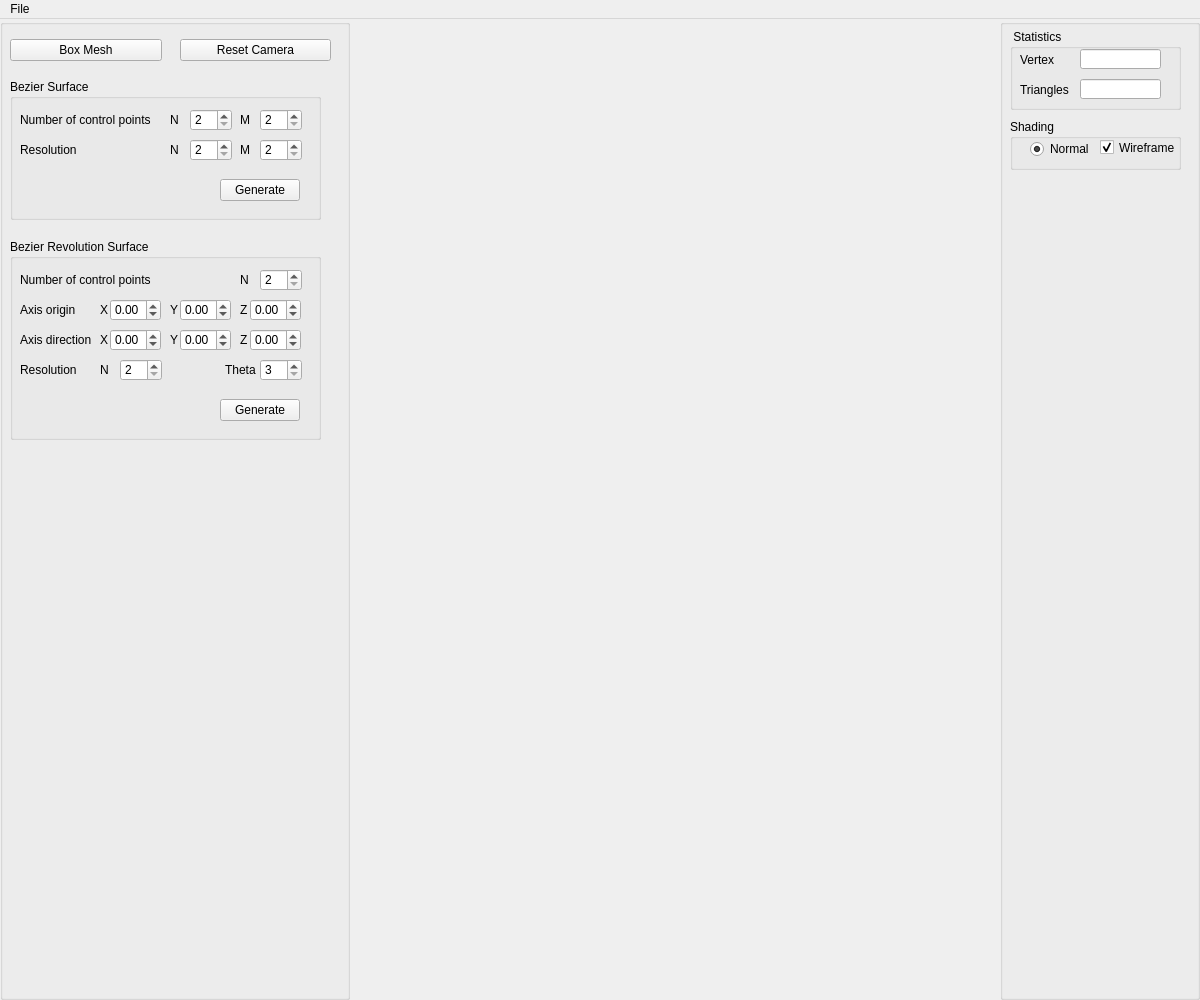
<?xml version="1.0" encoding="UTF-8"?>
<ui version="4.0">
 <class>Assets</class>
 <widget class="QMainWindow" name="Assets">
  <property name="geometry">
   <rect>
    <x>0</x>
    <y>0</y>
    <width>1200</width>
    <height>1000</height>
   </rect>
  </property>
  <property name="minimumSize">
   <size>
    <width>420</width>
    <height>300</height>
   </size>
  </property>
  <property name="windowTitle">
   <string>Implicit Terrain</string>
  </property>
  <widget class="QWidget" name="centralwidget">
   <layout class="QHBoxLayout">
    <property name="spacing">
     <number>0</number>
    </property>
    <property name="leftMargin">
     <number>0</number>
    </property>
    <property name="topMargin">
     <number>0</number>
    </property>
    <property name="rightMargin">
     <number>0</number>
    </property>
    <property name="bottomMargin">
     <number>0</number>
    </property>
    <item>
     <widget class="QGroupBox" name="Objects_groupBox">
      <property name="enabled">
       <bool>true</bool>
      </property>
      <property name="sizePolicy">
       <sizepolicy hsizetype="Fixed" vsizetype="Minimum">
        <horstretch>0</horstretch>
        <verstretch>0</verstretch>
       </sizepolicy>
      </property>
      <property name="minimumSize">
       <size>
        <width>350</width>
        <height>250</height>
       </size>
      </property>
      <property name="title">
       <string/>
      </property>
      <widget class="QGroupBox" name="bs_groupBox">
       <property name="geometry">
        <rect>
         <x>10</x>
         <y>60</y>
         <width>311</width>
         <height>141</height>
        </rect>
       </property>
       <property name="title">
        <string>Bezier Surface</string>
       </property>
       <widget class="QSpinBox" name="bs_n">
        <property name="geometry">
         <rect>
          <x>180</x>
          <y>30</y>
          <width>42</width>
          <height>22</height>
         </rect>
        </property>
        <property name="minimum">
         <number>2</number>
        </property>
        <property name="maximum">
         <number>42</number>
        </property>
       </widget>
       <widget class="QSpinBox" name="bs_m">
        <property name="geometry">
         <rect>
          <x>250</x>
          <y>30</y>
          <width>42</width>
          <height>22</height>
         </rect>
        </property>
        <property name="minimum">
         <number>2</number>
        </property>
        <property name="maximum">
         <number>42</number>
        </property>
       </widget>
       <widget class="QLabel" name="label">
        <property name="geometry">
         <rect>
          <x>10</x>
          <y>30</y>
          <width>141</width>
          <height>21</height>
         </rect>
        </property>
        <property name="text">
         <string>Number of control points</string>
        </property>
       </widget>
       <widget class="QLabel" name="label_4">
        <property name="geometry">
         <rect>
          <x>160</x>
          <y>30</y>
          <width>16</width>
          <height>21</height>
         </rect>
        </property>
        <property name="text">
         <string>N</string>
        </property>
       </widget>
       <widget class="QLabel" name="label_5">
        <property name="geometry">
         <rect>
          <x>230</x>
          <y>30</y>
          <width>16</width>
          <height>21</height>
         </rect>
        </property>
        <property name="text">
         <string>M</string>
        </property>
       </widget>
       <widget class="QLabel" name="label_6">
        <property name="geometry">
         <rect>
          <x>10</x>
          <y>60</y>
          <width>141</width>
          <height>21</height>
         </rect>
        </property>
        <property name="text">
         <string>Resolution</string>
        </property>
       </widget>
       <widget class="QSpinBox" name="bs_nRes">
        <property name="geometry">
         <rect>
          <x>180</x>
          <y>60</y>
          <width>42</width>
          <height>22</height>
         </rect>
        </property>
        <property name="minimum">
         <number>2</number>
        </property>
        <property name="maximum">
         <number>100</number>
        </property>
       </widget>
       <widget class="QSpinBox" name="bs_mRes">
        <property name="geometry">
         <rect>
          <x>250</x>
          <y>60</y>
          <width>42</width>
          <height>22</height>
         </rect>
        </property>
        <property name="minimum">
         <number>2</number>
        </property>
        <property name="maximum">
         <number>100</number>
        </property>
       </widget>
       <widget class="QLabel" name="label_7">
        <property name="geometry">
         <rect>
          <x>160</x>
          <y>60</y>
          <width>16</width>
          <height>21</height>
         </rect>
        </property>
        <property name="text">
         <string>N</string>
        </property>
       </widget>
       <widget class="QLabel" name="label_8">
        <property name="geometry">
         <rect>
          <x>230</x>
          <y>60</y>
          <width>16</width>
          <height>21</height>
         </rect>
        </property>
        <property name="text">
         <string>M</string>
        </property>
       </widget>
       <widget class="QPushButton" name="bs_genButton">
        <property name="geometry">
         <rect>
          <x>210</x>
          <y>100</y>
          <width>80</width>
          <height>22</height>
         </rect>
        </property>
        <property name="text">
         <string>Generate</string>
        </property>
       </widget>
      </widget>
      <widget class="QPushButton" name="boxMesh">
       <property name="geometry">
        <rect>
         <x>10</x>
         <y>20</y>
         <width>152</width>
         <height>22</height>
        </rect>
       </property>
       <property name="toolTip">
        <string>&lt;!DOCTYPE HTML PUBLIC &quot;-//W3C//DTD HTML 4.0//EN&quot; &quot;http://www.w3.org/TR/REC-html40/strict.dtd&quot;&gt;
&lt;html&gt;&lt;head&gt;&lt;meta name=&quot;qrichtext&quot; content=&quot;1&quot; /&gt;&lt;style type=&quot;text/css&quot;&gt;
p, li { white-space: pre-wrap; }
&lt;/style&gt;&lt;/head&gt;&lt;body style=&quot; font-family:'MS Shell Dlg 2'; font-size:8pt; font-weight:400; font-style:normal;&quot;&gt;
&lt;p style=&quot; margin-top:0px; margin-bottom:0px; margin-left:0px; margin-right:0px; -qt-block-indent:0; text-indent:0px;&quot;&gt;&lt;span style=&quot; color:#5500ff;&quot;&gt;Callback #01&lt;/span&gt;&lt;/p&gt;
&lt;p style=&quot; margin-top:0px; margin-bottom:0px; margin-left:0px; margin-right:0px; -qt-block-indent:0; text-indent:0px;&quot;&gt;&lt;span style=&quot; font-style:italic; color:#aa00ff;&quot;&gt;Create Eurographics 1996 Bear&lt;/span&gt;&lt;/p&gt;&lt;/body&gt;&lt;/html&gt;</string>
       </property>
       <property name="text">
        <string>Box Mesh</string>
       </property>
       <property name="checkable">
        <bool>false</bool>
       </property>
      </widget>
      <widget class="QPushButton" name="resetcameraButton">
       <property name="geometry">
        <rect>
         <x>180</x>
         <y>20</y>
         <width>151</width>
         <height>22</height>
        </rect>
       </property>
       <property name="toolTip">
        <string>&lt;html&gt;&lt;head/&gt;&lt;body&gt;&lt;p&gt;&lt;span style=&quot; color:#5500ff;&quot;&gt;Callback #03&lt;/span&gt;&lt;/p&gt;&lt;p&gt;&lt;span style=&quot; font-style:italic; color:#aa00ff;&quot;&gt;Create Eurographics 1996 Bird&lt;/span&gt;&lt;/p&gt;&lt;/body&gt;&lt;/html&gt;</string>
       </property>
       <property name="text">
        <string>Reset Camera</string>
       </property>
       <property name="checkable">
        <bool>true</bool>
       </property>
       <property name="autoDefault">
        <bool>false</bool>
       </property>
       <property name="default">
        <bool>false</bool>
       </property>
       <property name="flat">
        <bool>false</bool>
       </property>
      </widget>
      <widget class="QGroupBox" name="revo_groupBox_2">
       <property name="geometry">
        <rect>
         <x>10</x>
         <y>220</y>
         <width>311</width>
         <height>201</height>
        </rect>
       </property>
       <property name="title">
        <string>Bezier Revolution Surface</string>
       </property>
       <widget class="QSpinBox" name="revo_n">
        <property name="geometry">
         <rect>
          <x>250</x>
          <y>30</y>
          <width>42</width>
          <height>22</height>
         </rect>
        </property>
        <property name="minimum">
         <number>2</number>
        </property>
        <property name="maximum">
         <number>42</number>
        </property>
       </widget>
       <widget class="QLabel" name="label_9">
        <property name="geometry">
         <rect>
          <x>10</x>
          <y>30</y>
          <width>131</width>
          <height>21</height>
         </rect>
        </property>
        <property name="text">
         <string>Number of control points</string>
        </property>
       </widget>
       <widget class="QLabel" name="label_11">
        <property name="geometry">
         <rect>
          <x>230</x>
          <y>30</y>
          <width>16</width>
          <height>21</height>
         </rect>
        </property>
        <property name="text">
         <string>N</string>
        </property>
       </widget>
       <widget class="QLabel" name="label_12">
        <property name="geometry">
         <rect>
          <x>10</x>
          <y>120</y>
          <width>81</width>
          <height>21</height>
         </rect>
        </property>
        <property name="text">
         <string>Resolution</string>
        </property>
       </widget>
       <widget class="QSpinBox" name="revo_nRes">
        <property name="geometry">
         <rect>
          <x>110</x>
          <y>120</y>
          <width>42</width>
          <height>22</height>
         </rect>
        </property>
        <property name="minimum">
         <number>2</number>
        </property>
        <property name="maximum">
         <number>100</number>
        </property>
       </widget>
       <widget class="QSpinBox" name="revo_thetaRes">
        <property name="geometry">
         <rect>
          <x>250</x>
          <y>120</y>
          <width>42</width>
          <height>22</height>
         </rect>
        </property>
        <property name="minimum">
         <number>3</number>
        </property>
        <property name="maximum">
         <number>100</number>
        </property>
        <property name="value">
         <number>3</number>
        </property>
       </widget>
       <widget class="QLabel" name="label_13">
        <property name="geometry">
         <rect>
          <x>90</x>
          <y>120</y>
          <width>16</width>
          <height>21</height>
         </rect>
        </property>
        <property name="text">
         <string>N</string>
        </property>
       </widget>
       <widget class="QLabel" name="label_14">
        <property name="geometry">
         <rect>
          <x>215</x>
          <y>120</y>
          <width>31</width>
          <height>21</height>
         </rect>
        </property>
        <property name="text">
         <string>Theta</string>
        </property>
       </widget>
       <widget class="QPushButton" name="revo_genButton">
        <property name="geometry">
         <rect>
          <x>210</x>
          <y>160</y>
          <width>80</width>
          <height>22</height>
         </rect>
        </property>
        <property name="text">
         <string>Generate</string>
        </property>
       </widget>
       <widget class="QLabel" name="label_15">
        <property name="geometry">
         <rect>
          <x>10</x>
          <y>60</y>
          <width>91</width>
          <height>21</height>
         </rect>
        </property>
        <property name="text">
         <string>Axis origin</string>
        </property>
       </widget>
       <widget class="QDoubleSpinBox" name="revo_zOrigin">
        <property name="geometry">
         <rect>
          <x>240</x>
          <y>60</y>
          <width>51</width>
          <height>22</height>
         </rect>
        </property>
        <property name="minimum">
         <double>-100.000000000000000</double>
        </property>
        <property name="maximum">
         <double>100.000000000000000</double>
        </property>
       </widget>
       <widget class="QDoubleSpinBox" name="revo_yOrigin">
        <property name="geometry">
         <rect>
          <x>170</x>
          <y>60</y>
          <width>51</width>
          <height>22</height>
         </rect>
        </property>
        <property name="minimum">
         <double>-100.000000000000000</double>
        </property>
        <property name="maximum">
         <double>100.000000000000000</double>
        </property>
       </widget>
       <widget class="QDoubleSpinBox" name="revo_xOrigin">
        <property name="geometry">
         <rect>
          <x>100</x>
          <y>60</y>
          <width>51</width>
          <height>22</height>
         </rect>
        </property>
        <property name="minimum">
         <double>-100.000000000000000</double>
        </property>
        <property name="maximum">
         <double>100.000000000000000</double>
        </property>
       </widget>
       <widget class="QLabel" name="label_16">
        <property name="geometry">
         <rect>
          <x>230</x>
          <y>60</y>
          <width>16</width>
          <height>21</height>
         </rect>
        </property>
        <property name="text">
         <string>Z</string>
        </property>
       </widget>
       <widget class="QLabel" name="label_17">
        <property name="geometry">
         <rect>
          <x>160</x>
          <y>60</y>
          <width>16</width>
          <height>21</height>
         </rect>
        </property>
        <property name="text">
         <string>Y</string>
        </property>
       </widget>
       <widget class="QLabel" name="label_18">
        <property name="geometry">
         <rect>
          <x>90</x>
          <y>60</y>
          <width>16</width>
          <height>21</height>
         </rect>
        </property>
        <property name="text">
         <string>X</string>
        </property>
       </widget>
       <widget class="QLabel" name="label_19">
        <property name="geometry">
         <rect>
          <x>10</x>
          <y>90</y>
          <width>71</width>
          <height>21</height>
         </rect>
        </property>
        <property name="text">
         <string>Axis direction</string>
        </property>
       </widget>
       <widget class="QDoubleSpinBox" name="revo_zDirection">
        <property name="geometry">
         <rect>
          <x>240</x>
          <y>90</y>
          <width>51</width>
          <height>22</height>
         </rect>
        </property>
        <property name="minimum">
         <double>-100.000000000000000</double>
        </property>
        <property name="maximum">
         <double>100.000000000000000</double>
        </property>
       </widget>
       <widget class="QLabel" name="label_20">
        <property name="geometry">
         <rect>
          <x>230</x>
          <y>90</y>
          <width>16</width>
          <height>21</height>
         </rect>
        </property>
        <property name="text">
         <string>Z</string>
        </property>
       </widget>
       <widget class="QLabel" name="label_21">
        <property name="geometry">
         <rect>
          <x>160</x>
          <y>90</y>
          <width>16</width>
          <height>21</height>
         </rect>
        </property>
        <property name="text">
         <string>Y</string>
        </property>
       </widget>
       <widget class="QDoubleSpinBox" name="revo_yDirection">
        <property name="geometry">
         <rect>
          <x>170</x>
          <y>90</y>
          <width>51</width>
          <height>22</height>
         </rect>
        </property>
        <property name="minimum">
         <double>-100.000000000000000</double>
        </property>
        <property name="maximum">
         <double>100.000000000000000</double>
        </property>
       </widget>
       <widget class="QDoubleSpinBox" name="revo_xDirection">
        <property name="geometry">
         <rect>
          <x>100</x>
          <y>90</y>
          <width>51</width>
          <height>22</height>
         </rect>
        </property>
        <property name="minimum">
         <double>-100.000000000000000</double>
        </property>
        <property name="maximum">
         <double>100.000000000000000</double>
        </property>
       </widget>
       <widget class="QLabel" name="label_22">
        <property name="geometry">
         <rect>
          <x>90</x>
          <y>90</y>
          <width>16</width>
          <height>21</height>
         </rect>
        </property>
        <property name="text">
         <string>X</string>
        </property>
       </widget>
      </widget>
     </widget>
    </item>
    <item>
     <widget class="QWidget" name="widget_GL" native="true"/>
    </item>
    <item>
     <widget class="QGroupBox" name="Parameters_groupBox">
      <property name="sizePolicy">
       <sizepolicy hsizetype="Maximum" vsizetype="Minimum">
        <horstretch>0</horstretch>
        <verstretch>0</verstretch>
       </sizepolicy>
      </property>
      <property name="minimumSize">
       <size>
        <width>200</width>
        <height>141</height>
       </size>
      </property>
      <property name="title">
       <string/>
      </property>
      <widget class="QGroupBox" name="groupBox_4">
       <property name="geometry">
        <rect>
         <x>10</x>
         <y>10</y>
         <width>171</width>
         <height>81</height>
        </rect>
       </property>
       <property name="title">
        <string> Statistics</string>
       </property>
       <widget class="QLabel" name="label_2">
        <property name="geometry">
         <rect>
          <x>10</x>
          <y>20</y>
          <width>61</width>
          <height>21</height>
         </rect>
        </property>
        <property name="text">
         <string>Vertex</string>
        </property>
       </widget>
       <widget class="QLineEdit" name="lineEdit_2">
        <property name="geometry">
         <rect>
          <x>70</x>
          <y>50</y>
          <width>81</width>
          <height>20</height>
         </rect>
        </property>
        <property name="alignment">
         <set>Qt::AlignRight|Qt::AlignTrailing|Qt::AlignVCenter</set>
        </property>
       </widget>
       <widget class="QLabel" name="label_3">
        <property name="geometry">
         <rect>
          <x>10</x>
          <y>50</y>
          <width>61</width>
          <height>21</height>
         </rect>
        </property>
        <property name="text">
         <string>Triangles</string>
        </property>
       </widget>
       <widget class="QLineEdit" name="lineEdit">
        <property name="geometry">
         <rect>
          <x>70</x>
          <y>20</y>
          <width>81</width>
          <height>20</height>
         </rect>
        </property>
        <property name="text">
         <string/>
        </property>
        <property name="alignment">
         <set>Qt::AlignRight|Qt::AlignTrailing|Qt::AlignVCenter</set>
        </property>
       </widget>
      </widget>
      <widget class="QGroupBox" name="groupBox_13">
       <property name="geometry">
        <rect>
         <x>10</x>
         <y>100</y>
         <width>171</width>
         <height>51</height>
        </rect>
       </property>
       <property name="title">
        <string>Shading</string>
       </property>
       <widget class="QRadioButton" name="radioShadingButton_1">
        <property name="geometry">
         <rect>
          <x>20</x>
          <y>20</y>
          <width>61</width>
          <height>20</height>
         </rect>
        </property>
        <property name="text">
         <string>Normal</string>
        </property>
        <property name="checked">
         <bool>true</bool>
        </property>
       </widget>
       <widget class="QCheckBox" name="wireframe">
        <property name="geometry">
         <rect>
          <x>90</x>
          <y>20</y>
          <width>81</width>
          <height>17</height>
         </rect>
        </property>
        <property name="text">
         <string>Wireframe</string>
        </property>
        <property name="checked">
         <bool>true</bool>
        </property>
       </widget>
      </widget>
     </widget>
    </item>
   </layout>
  </widget>
  <widget class="QMenuBar" name="menubar">
   <property name="geometry">
    <rect>
     <x>0</x>
     <y>0</y>
     <width>1200</width>
     <height>21</height>
    </rect>
   </property>
   <widget class="QMenu" name="menuFile">
    <property name="title">
     <string>File</string>
    </property>
    <addaction name="actionLoad_OBJ"/>
    <addaction name="actionSave_OBJ"/>
   </widget>
   <addaction name="menuFile"/>
  </widget>
  <action name="actionExit">
   <property name="text">
    <string>Exit</string>
   </property>
   <property name="shortcut">
    <string>Esc</string>
   </property>
  </action>
  <action name="actionNew_Scene">
   <property name="text">
    <string>New Scene</string>
   </property>
  </action>
  <action name="actionExport_obj">
   <property name="text">
    <string>OBJ File (.obj)</string>
   </property>
  </action>
  <action name="actionExport_ma">
   <property name="text">
    <string>Maya File (.ma)</string>
   </property>
  </action>
  <action name="actionLoad_ma">
   <property name="text">
    <string>Load</string>
   </property>
  </action>
  <action name="actionGL">
   <property name="text">
    <string>GL</string>
   </property>
  </action>
  <action name="actionVectorized">
   <property name="text">
    <string>Vectorized</string>
   </property>
  </action>
  <action name="actionExport_svg">
   <property name="text">
    <string>SVG File (.svg)</string>
   </property>
  </action>
  <action name="actionSphere_Tracing_png">
   <property name="text">
    <string>Sphere Tracing (.png)</string>
   </property>
  </action>
  <action name="actionLoad_OBJ">
   <property name="text">
    <string>Load OBJ</string>
   </property>
  </action>
  <action name="actionSave_OBJ">
   <property name="text">
    <string>Save OBJ</string>
   </property>
  </action>
 </widget>
 <resources/>
 <connections/>
</ui>
